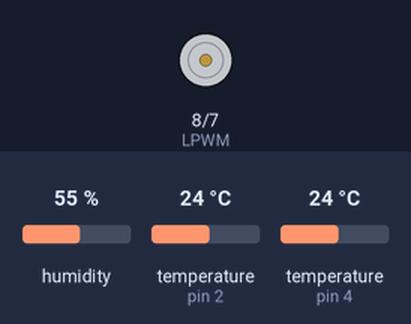
Simulated run of this sketch. Board: Arduino Uno, built with avr-gcc and run on an emulated ATmega328P. Shown: motor-driver pin pairs drawn as motors (green arrow = first pin HIGH = forward, orange = second pin HIGH = backward, longer = more drive). The inputs (shaded band) are chosen by the test bench; at power-on: temperature (sensors on pin 2, pin 4) 24 °C, humidity 55 %. What the sketch prints to the serial monitor is not drawn.

Above: at 1.3 s.
1.4 s: temperature (sensor on pin 2) set to 21 °C
6.1 s: temperature (sensor on pin 2) set to 18 °C
At 9.6 s:
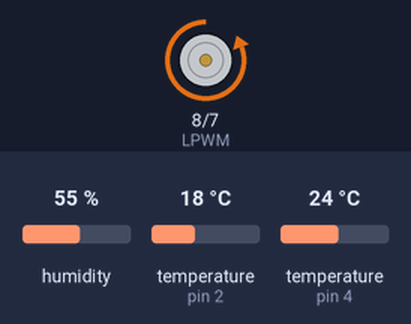
10.8 s: temperature (sensor on pin 2) set to 33 °C
At 13.5 s:
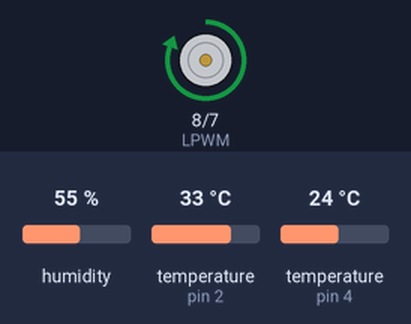
15.5 s: temperature (sensor on pin 2) set to 29 °C
At 21.1 s:
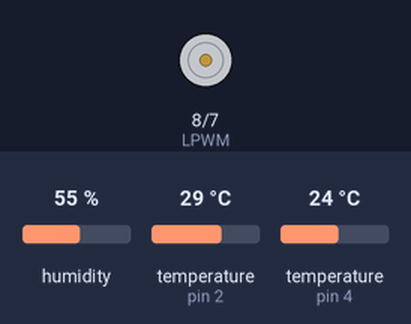
21.4 s: temperature (sensor on pin 2) set to 12 °C
At 25.2 s:
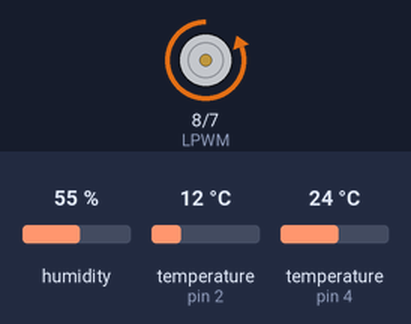
Timing chart, 0 to 26.7 s (numbered marks = the images above; inputs shaded):
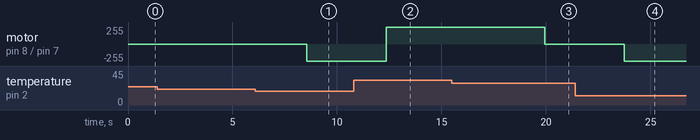

Measured:
- the behaviour switches between 20 and 19 °C on temperature (sensor on pin 2) (found by bisection; images 0 and 1)
- the behaviour switches between 31 and 30 °C on temperature (sensor on pin 2) (found by bisection; images 2 and 3)
- after the input at 1.4 s, every drawn part: stays the same
- after the input at 6.1 s, motor on pin 8 (LPWM) / pin 7 (RPWM): stopped → backward 255/255 after 2.5 s
- after the input at 10.8 s, motor on pin 8 (LPWM) / pin 7 (RPWM): backward 255/255 → forward 255/255 after 1.5 s
- after the input at 15.5 s, motor on pin 8 (LPWM) / pin 7 (RPWM): forward 255/255 → stopped after 4.4 s
- after the input at 21.4 s, motor on pin 8 (LPWM) / pin 7 (RPWM): stopped → backward 255/255 after 2.3 s

The sketch:

HydraSafe.ino
```cpp
#include <DHT.h>
#include <OneWire.h>
#include <DallasTemperature.h>

#define RPWM  7
#define LPWM  8

#define DHTPIN 2
#define DHTTYPE DHT11
#define ONE_WIRE_BUS 4

DHT dht(DHTPIN, DHTTYPE);
OneWire oneWire(ONE_WIRE_BUS);
DallasTemperature sensors(&oneWire);

float roomTemp, waterTemp;
float target = 22.0;   // default

void setup() {
  pinMode(RPWM, OUTPUT);
  pinMode(LPWM, OUTPUT);

  dht.begin();
  sensors.begin();

  Serial.begin(9600);
  Serial.println("=======================================");
  Serial.println("   <20°C → HOT (40°C)                  ");
  Serial.println("   >30°C → COLD (10°C)                 ");
  Serial.println("   20-30°C → NORMAL (22°C)             ");
  Serial.println("=======================================");
}

void loop() {
  roomTemp = dht.readTemperature();
  if (isnan(roomTemp)) roomTemp = 25.0;

  // YOUR EXACT LOGIC
  if (roomTemp < 20.0)      target = 40.0;   // Cold room → HOT water
  else if (roomTemp > 30.0) target = 10.0;   // Hot room → ICE COLD water
  else                      target = 22.0;   // Normal → perfect 22°C

  sensors.requestTemperatures();
  waterTemp = sensors.getTempCByIndex(0);
  if (waterTemp < -50) waterTemp = 25.0;

  Serial.print("Room: "); Serial.print(roomTemp,1);
  Serial.print("°C → Target: "); Serial.print(target,1);
  Serial.print("°C → Water: "); Serial.print(waterTemp,1); Serial.print("°C → ");

  // Control with ±3°C hysteresis
  if (waterTemp < target - 3) { heatFull(); Serial.println("HEATING FULL"); }
  else if (waterTemp > target + 3) { coolFull(); Serial.println("COOLING FULL"); }
  else { peltierOff(); Serial.println("PERFECT — OFF"); }

  delay(3000);
}

void coolFull() { analogWrite(LPWM, 255); analogWrite(RPWM, 0); }
void heatFull() { analogWrite(RPWM, 255); analogWrite(LPWM, 0); }
void peltierOff() { analogWrite(RPWM, 0); analogWrite(LPWM, 0); }
```
